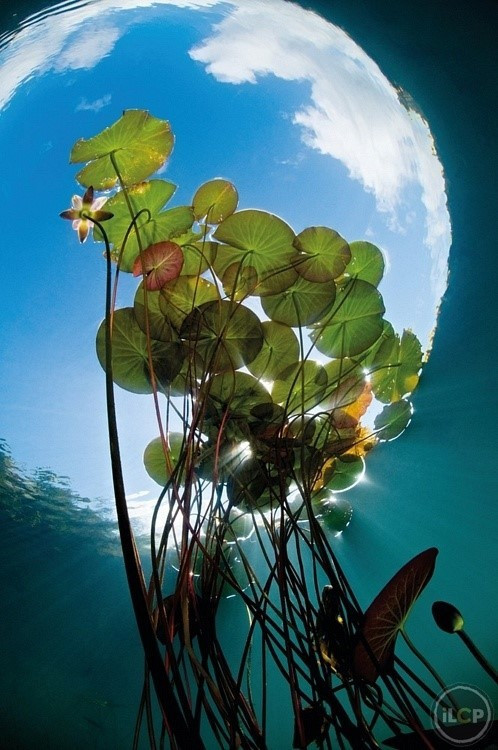
//> input picture data/26.jpg, 498 x 750 px
$ ./69_findContours   (built with g++ and OpenCV 4)
//> lines starting //> are read from the running program, lines starting //| are printed output that depends on the picture; after the words box and inside, x2 and y2 are one past the last pixel; in counts of white or black regions, pixels touching at a corner belong together

//---------------------------------【头文件、命名空间包含部分】----------------------------
//		描述：包含程序所使用的头文件和命名空间
//------------------------------------------------------------------------------------------------
#include <opencv2/opencv.hpp>
#include "opencv2/highgui/highgui.hpp"
#include "opencv2/imgproc/imgproc.hpp"
using namespace cv;
using namespace std;

//-----------------------------------【main( )函数】--------------------------------------------

//		描述：控制台应用程序的入口函数，我们的程序从这里开始
//-------------------------------------------------------------------------------------------------
int main( int argc, char** argv )
{
	// 【1】载入原始图，且必须以二值图模式载入
	Mat srcImage=imread("./data/26.jpg", 0);
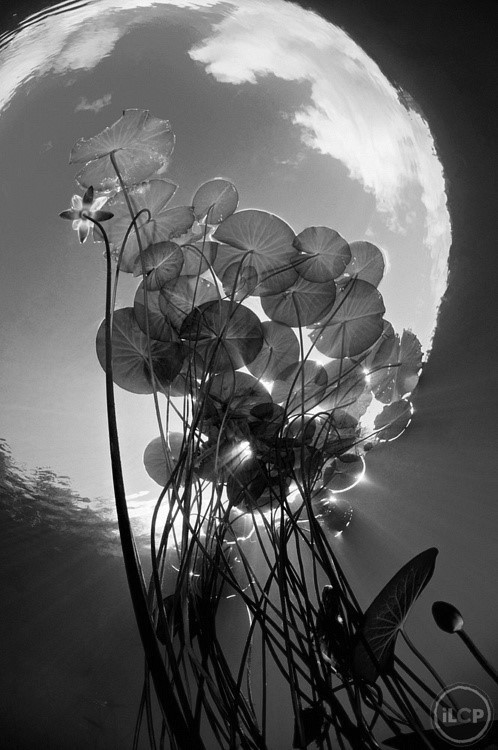
//> srcImage: 750 rows x 498 cols, CV_8UC1; min 0, max 255, mean 94.5
	imshow("srcImage",srcImage);

	//【2】初始化结果图
	Mat dstImage = Mat::zeros(srcImage.rows, srcImage.cols, CV_8UC3);

	//【3】srcImage取大于阈值119的那部分
	srcImage = srcImage > 119;
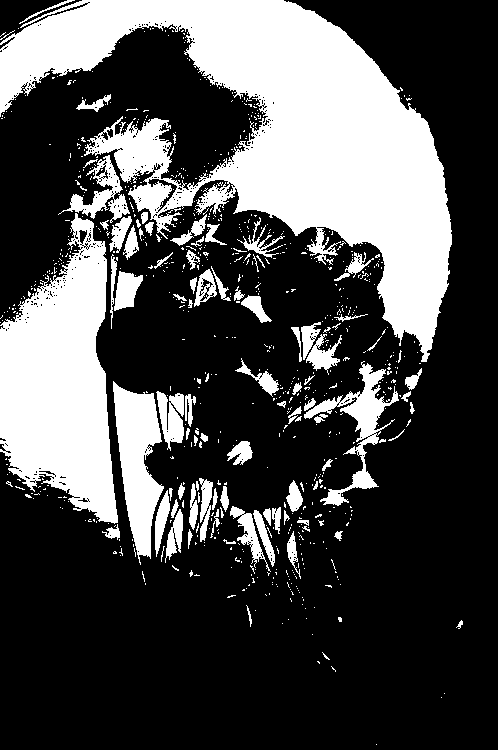
//> srcImage: 750 rows x 498 cols, CV_8UC1; 29.8% white; 779 white regions (693 under 20 px)
	imshow( "111111111111", srcImage );

	//【4】定义轮廓和层次结构
	vector<vector<Point> > contours;
	vector<Vec4i> hierarchy;

	//【5】查找轮廓
	//此句代码的OpenCV2版为：
	//findContours( srcImage, contours, hierarchy,CV_RETR_CCOMP, CV_CHAIN_APPROX_SIMPLE );
	//此句代码的OpenCV3版为：
	//findContours( srcImage, contours, hierarchy,RETR_CCOMP, CHAIN_APPROX_SIMPLE );
	findContours( srcImage, contours, hierarchy, RETR_TREE, CHAIN_APPROX_SIMPLE );
//> contours = 1364 contours, 1288 with area under 20; largest, box (x1, y1, x2, y2) and area: (0, 0, 452, 362) 62018, (0, 213, 118, 524) 22732, (113, 381, 164, 565) 4920, (304, 361, 399, 506) 2683, (58, 155, 130, 223) 1365

	// 【6】遍历所有顶层的轮廓， 以随机颜色绘制出每个连接组件颜色
	int index = 0;
	for( ; index >= 0; index = hierarchy[index][0] )
	{
		Scalar color( rand()&255, rand()&255, rand()&255 );
		//此句代码的OpenCV2版为：
		//drawContours( dstImage, contours, index, color, CV_FILLED, 8, hierarchy );
		//此句代码的OpenCV3版为：
		drawContours( dstImage, contours, index, color, FILLED, 4, hierarchy );
	}
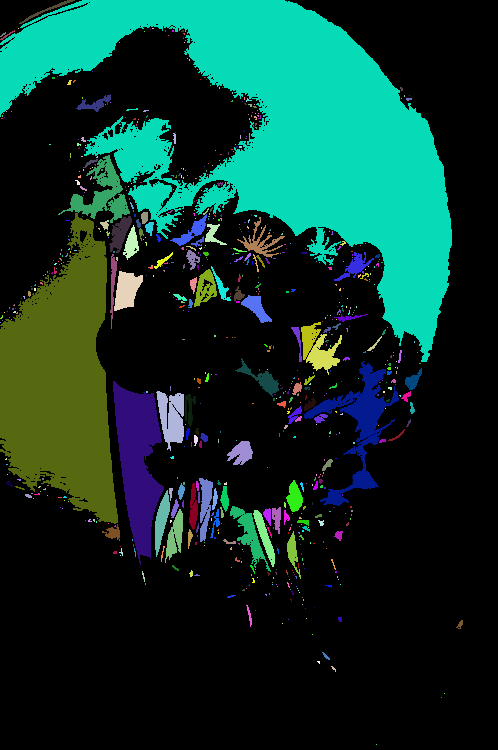
//> dstImage: 750 rows x 498 cols, CV_8UC3; mean B, G, R 42.3, 51.9, 13
//> after the loop, index = -1

	//【7】显示最后的轮廓图
	imshow( "22222222222222", dstImage );

	waitKey(0);

}

$ run again, with data/1.jpg copied over data/26.jpg
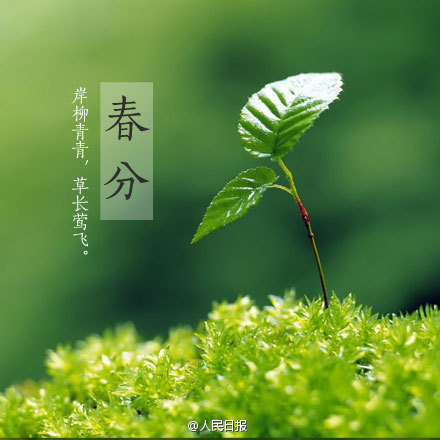
//> input picture data/1.jpg, 440 x 440 px
//> `srcImage = srcImage > 119;`:
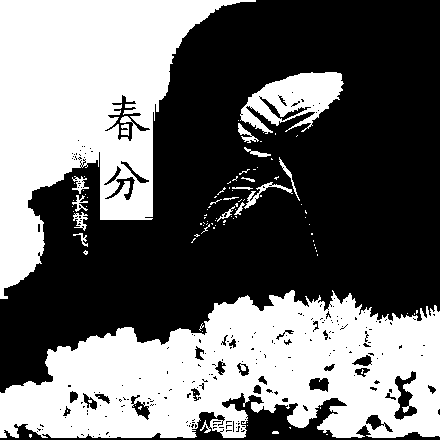
//> srcImage: 440 rows x 440 cols, CV_8UC1; 43.2% white; 98 white regions (81 under 20 px)
//> contours = 413 contours, 356 with area under 20; largest, box (x1, y1, x2, y2) and area: (0, 290, 440, 438) 44870, (0, 0, 256, 299) 35893, (240, 72, 344, 134) 3518, (104, 94, 151, 142) 694, (393, 370, 418, 421) 593
//> the loop `for( ; index >= 0; index = hierarchy[index][0] )` made 91 passes
//> index on passes 2 to 9: 1, 2, 3, 4, 5, 6, 7, 8
//> after the loop `for( ; index >= 0; index = hierarchy[index][0] )`:
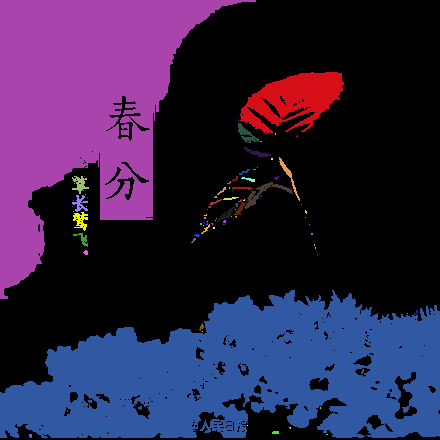
//> dstImage: 440 rows x 440 cols, CV_8UC3; mean B, G, R 70, 33.9, 47.3
//> after the loop `for( ; index >= 0; index = hierarchy[index][0] )`: index = -1
